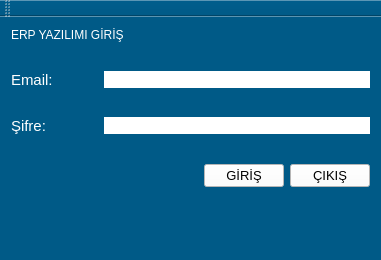
<?xml version="1.0" encoding="UTF-8"?>
<ui version="4.0">
 <class>mainWindow</class>
 <widget class="QMainWindow" name="mainWindow">
  <property name="geometry">
   <rect>
    <x>0</x>
    <y>0</y>
    <width>381</width>
    <height>260</height>
   </rect>
  </property>
  <property name="font">
   <font>
    <pointsize>14</pointsize>
   </font>
  </property>
  <property name="windowTitle">
   <string>ERP YAZILIMI GİRİŞ</string>
  </property>
  <property name="styleSheet">
   <string notr="true">background-color: rgb(0, 90, 135);

selection-background-color: rgb(255, 255, 255);
color: rgb(255, 255, 255);
selection-color: rgb(0, 0, 0);</string>
  </property>
  <property name="animated">
   <bool>true</bool>
  </property>
  <widget class="QWidget" name="centralWidget">
   <layout class="QGridLayout" name="gridLayout">
    <item row="1" column="1">
     <spacer name="verticalSpacer">
      <property name="orientation">
       <enum>Qt::Vertical</enum>
      </property>
      <property name="sizeHint" stdset="0">
       <size>
        <width>20</width>
        <height>40</height>
       </size>
      </property>
     </spacer>
    </item>
    <item row="0" column="0" colspan="2">
     <widget class="QLabel" name="label_3">
      <property name="text">
       <string>ERP YAZILIMI GİRİŞ</string>
      </property>
     </widget>
    </item>
    <item row="4" column="1" colspan="4">
     <widget class="QLineEdit" name="tf_sifre">
      <property name="font">
       <font>
        <pointsize>10</pointsize>
       </font>
      </property>
      <property name="styleSheet">
       <string notr="true">border-color: rgb(0, 0, 0);
color: rgb(0, 0, 0);
background-color: rgb(255, 255, 255);</string>
      </property>
      <property name="inputMask">
       <string/>
      </property>
      <property name="text">
       <string/>
      </property>
      <property name="frame">
       <bool>false</bool>
      </property>
      <property name="echoMode">
       <enum>QLineEdit::Password</enum>
      </property>
     </widget>
    </item>
    <item row="6" column="3">
     <widget class="QPushButton" name="pushButton">
      <property name="font">
       <font>
        <pointsize>10</pointsize>
       </font>
      </property>
      <property name="styleSheet">
       <string notr="true">
color: rgb(0, 0, 0);
background-color: rgb(255, 255, 255);</string>
      </property>
      <property name="text">
       <string>GİRİŞ</string>
      </property>
     </widget>
    </item>
    <item row="2" column="0">
     <widget class="QLabel" name="label">
      <property name="font">
       <font>
        <pointsize>11</pointsize>
       </font>
      </property>
      <property name="text">
       <string>Email:</string>
      </property>
      <property name="buddy">
       <cstring>label</cstring>
      </property>
     </widget>
    </item>
    <item row="4" column="0">
     <widget class="QLabel" name="label_2">
      <property name="font">
       <font>
        <pointsize>11</pointsize>
       </font>
      </property>
      <property name="text">
       <string>Şifre:</string>
      </property>
     </widget>
    </item>
    <item row="2" column="1" colspan="4">
     <widget class="QLineEdit" name="tf_email">
      <property name="font">
       <font>
        <pointsize>10</pointsize>
       </font>
      </property>
      <property name="contextMenuPolicy">
       <enum>Qt::DefaultContextMenu</enum>
      </property>
      <property name="styleSheet">
       <string notr="true">border-color: rgb(0, 0, 0);
color: rgb(0, 0, 0);
background-color: rgb(255, 255, 255);</string>
      </property>
      <property name="frame">
       <bool>false</bool>
      </property>
     </widget>
    </item>
    <item row="8" column="0" colspan="5">
     <widget class="QLabel" name="lbl_message">
      <property name="font">
       <font>
        <pointsize>9</pointsize>
       </font>
      </property>
      <property name="text">
       <string/>
      </property>
     </widget>
    </item>
    <item row="6" column="4">
     <widget class="QPushButton" name="pushButton_2">
      <property name="font">
       <font>
        <pointsize>10</pointsize>
       </font>
      </property>
      <property name="styleSheet">
       <string notr="true">
color: rgb(0, 0, 0);
background-color: rgb(255, 255, 255);</string>
      </property>
      <property name="text">
       <string>ÇIKIŞ</string>
      </property>
     </widget>
    </item>
    <item row="3" column="1">
     <spacer name="verticalSpacer_3">
      <property name="orientation">
       <enum>Qt::Vertical</enum>
      </property>
      <property name="sizeHint" stdset="0">
       <size>
        <width>20</width>
        <height>40</height>
       </size>
      </property>
     </spacer>
    </item>
    <item row="5" column="1">
     <spacer name="verticalSpacer_4">
      <property name="orientation">
       <enum>Qt::Vertical</enum>
      </property>
      <property name="sizeHint" stdset="0">
       <size>
        <width>20</width>
        <height>40</height>
       </size>
      </property>
     </spacer>
    </item>
    <item row="6" column="1">
     <spacer name="verticalSpacer_2">
      <property name="orientation">
       <enum>Qt::Vertical</enum>
      </property>
      <property name="sizeHint" stdset="0">
       <size>
        <width>20</width>
        <height>40</height>
       </size>
      </property>
     </spacer>
    </item>
    <item row="7" column="0">
     <spacer name="horizontalSpacer">
      <property name="orientation">
       <enum>Qt::Horizontal</enum>
      </property>
      <property name="sizeHint" stdset="0">
       <size>
        <width>40</width>
        <height>20</height>
       </size>
      </property>
     </spacer>
    </item>
    <item row="3" column="2">
     <spacer name="horizontalSpacer_2">
      <property name="orientation">
       <enum>Qt::Horizontal</enum>
      </property>
      <property name="sizeHint" stdset="0">
       <size>
        <width>40</width>
        <height>20</height>
       </size>
      </property>
     </spacer>
    </item>
   </layout>
  </widget>
  <widget class="QStatusBar" name="statusBar"/>
  <widget class="QToolBar" name="mainToolBar">
   <attribute name="toolBarArea">
    <enum>TopToolBarArea</enum>
   </attribute>
   <attribute name="toolBarBreak">
    <bool>false</bool>
   </attribute>
  </widget>
 </widget>
 <layoutdefault spacing="6" margin="11"/>
 <tabstops>
  <tabstop>tf_email</tabstop>
  <tabstop>tf_sifre</tabstop>
  <tabstop>pushButton</tabstop>
  <tabstop>pushButton_2</tabstop>
 </tabstops>
 <resources/>
 <connections/>
</ui>
